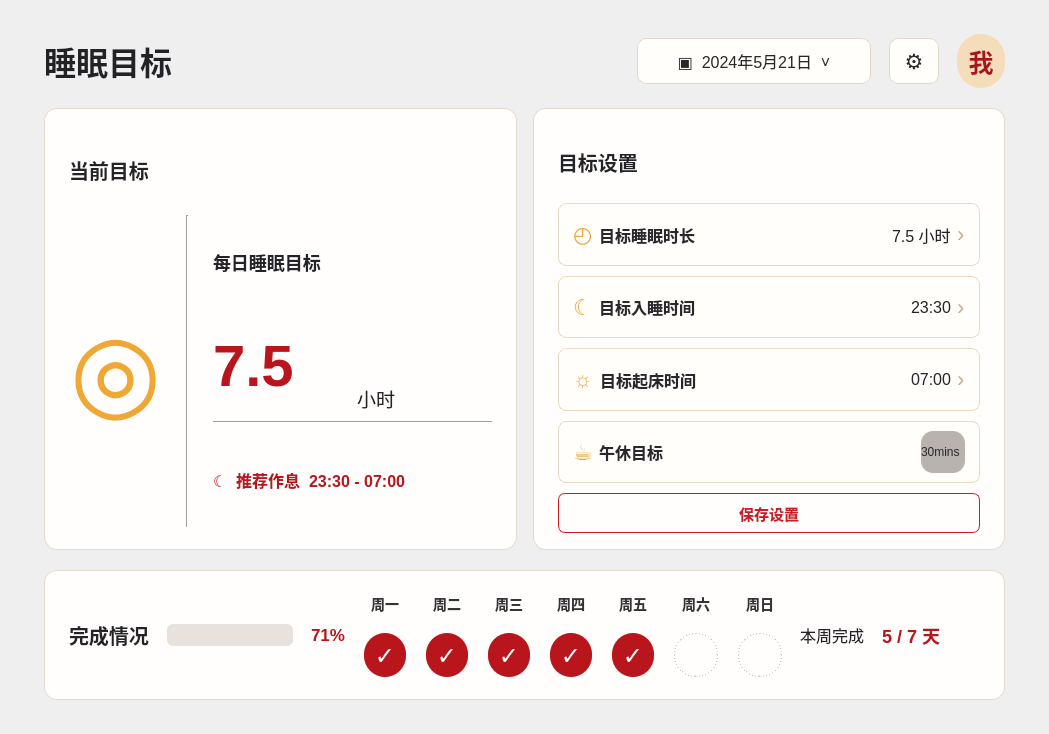
<?xml version="1.0" encoding="UTF-8"?>
<ui version="4.0">
 <class>settingsRow_2</class>
 <widget class="QWidget" name="settingsRow_2">
  <property name="geometry">
   <rect>
    <x>0</x>
    <y>0</y>
    <width>1049</width>
    <height>734</height>
   </rect>
  </property>
  <property name="minimumSize">
   <size>
    <width>940</width>
    <height>640</height>
   </size>
  </property>
  <property name="windowTitle">
   <string>睡眠目标</string>
  </property>
  <property name="styleSheet">
   <string notr="true">#Form {
    background: #fffdf9;
    color: #25252a;
    font-family: &quot;Microsoft YaHei UI&quot;, &quot;Microsoft YaHei&quot;, sans-serif;
}

QLabel {
    color: #28272c;
    font-family: &quot;Microsoft YaHei UI&quot;, &quot;Microsoft YaHei&quot;, sans-serif;
}

#label {
    color: #222226;
    font-size: 32px;
    font-weight: 800;
}

#dateButton,
#settingsButton {
    min-height: 44px;
    border: 1px solid #e4d8cb;
    border-radius: 9px;
    background: #fffefa;
    color: #29272a;
    font-size: 16px;
}

#dateButton {
    min-width: 196px;
    padding: 0 18px;
}

#settingsButton {
    min-width: 48px;
    font-size: 21px;
}

#dateButton:hover,
#settingsButton:hover {
    border-color: #cfb99c;
    background: #fff8ed;
}

#avatarLabel {
    min-width: 48px;
    min-height: 48px;
    border-radius: 24px;
    background: #f6ddba;
    color: #a9141c;
    font-size: 25px;
    font-weight: 700;
}

#currentGoalFrame,
#settingsFrame,
#goalListFrame,
#completionFrame {
    background: #fffefd;
    border: 1px solid #e5d9cc;
    border-radius: 13px;
}

#cardTitle,
#cardTitle_2,
#cardTitle_3,
#cardTitle_4 {
    color: #242328;
    font-size: 20px;
    font-weight: 800;
}

#targetIcon {
    color: #efa735;
    font-size: 105px;
    font-weight: 900;
}

#goalNameLabel {
    color: #242328;
    font-size: 18px;
    font-weight: 800;
}

#goalValueLabel {
    color: #b8151d;
    font-size: 58px;
    font-weight: 900;
}

#goalUnitLabel {
    color: #242328;
    font-size: 19px;
}

#recommendLabel {
    color: #b8151d;
    font-size: 16px;
    font-weight: 700;
}

#mutedLabel,
#mutedLabel_2,
#mutedLabel_3 {
    color: #8a817a;
    font-size: 14px;
}

#settingRow,
#settingRow_2,
#settingRow_3,
#settingRow_4,
#goalRow,
#goalRow_2,
#goalRow_3 {
    background: #fffefa;
    border: 1px solid #ead9c5;
    border-radius: 8px;
}

#settingIcon,
#settingIcon_2,
#settingIcon_3,
#settingIcon_4 {
    color: #eba73b;
    font-size: 22px;
    font-weight: 800;
}

#settingName,
#settingName_2,
#settingName_3,
#settingName_4,
#goalRowName,
#goalRowName_2,
#goalRowName_3 {
    color: #28272c;
    font-size: 16px;
    font-weight: 700;
}

#settingValue,
#settingValue_2,
#settingValue_3 {
    color: #242328;
    font-size: 16px;
}

#chevronLabel,
#chevronLabel_2,
#chevronLabel_3,
#durationBtn,
#startTimeBtn {
    color: #c7ac91;
    font-size: 22px;
}

#toggleTrack {
    min-width: 44px;
    min-height: 24px;
    border-radius: 12px;
    background: #b9b2ad;
}

#saveButton,
#newGoalButton {
    min-width: 150px;
    min-height: 38px;
    border: 1px solid #c91d25;
    border-radius: 7px;
    background: #fffefd;
    color: #c91d25;
    font-size: 15px;
    font-weight: 800;
}

#saveButton:hover,
#newGoalButton:hover {
    background: #fff2ee;
}

#tableHeader,
#tableHeader_2,
#tableHeader_3 {
    color: #5a5350;
    font-size: 14px;
    font-weight: 700;
}

#goalIcon,
#goalIcon_2,
#goalIcon_3 {
    color: #9c6735;
    font-size: 22px;
}

#goalTime,
#goalTime_2,
#goalTime_3,
#goalRest,
#goalRest_2,
#goalRest_3 {
    color: #242328;
    font-size: 15px;
}

#moreLabel,
#moreLabel_2,
#moreLabel_3 {
    color: #9d918b;
    font-size: 18px;
    font-weight: 800;
}

#weekText {
    color: #242328;
    font-size: 16px;
}

#weekTextStrong {
    color: #b8151d;
    font-size: 18px;
    font-weight: 900;
}

#dayLabel,
#dayLabel_2,
#dayLabel_3,
#dayLabel_4,
#dayLabel_5,
#dayLabel_6,
#dayLabel_7 {
    color: #363236;
    font-size: 14px;
    font-weight: 700;
}

#doneDot,
#doneDot_2,
#doneDot_3,
#doneDot_4,
#doneDot_5 {
    min-width: 42px;
    min-height: 42px;
    border-radius: 21px;
    background: #b8151d;
    color: #ffffff;
    font-size: 24px;
    font-weight: 900;
}

#emptyDot,
#emptyDot_2 {
    min-width: 42px;
    min-height: 42px;
    border: 1px dashed #cdb9aa;
    border-radius: 21px;
    background: #fffefd;
    color: #cdb9aa;
}

#progressBar {
    min-height: 12px;
    border: none;
    border-radius: 6px;
    background: #e8e1dc;
    text-align: center;
}

#progressBar::chunk {
    border-radius: 6px;
    background: qlineargradient(x1:0, y1:0, x2:1, y2:0,
        stop:0 #eda235, stop:1 #f3bb57);
}

#percentLabel {
    color: #b8151d;
    font-size: 17px;
    font-weight: 900;
}</string>
  </property>
  <layout class="QVBoxLayout" name="verticalLayout" stretch="0,0,0">
   <property name="spacing">
    <number>20</number>
   </property>
   <property name="leftMargin">
    <number>44</number>
   </property>
   <property name="topMargin">
    <number>34</number>
   </property>
   <property name="rightMargin">
    <number>44</number>
   </property>
   <property name="bottomMargin">
    <number>34</number>
   </property>
   <item>
    <layout class="QHBoxLayout" name="horizontalLayout">
     <property name="spacing">
      <number>18</number>
     </property>
     <item>
      <widget class="QLabel" name="label">
       <property name="minimumSize">
        <size>
         <width>170</width>
         <height>54</height>
        </size>
       </property>
       <property name="text">
        <string>睡眠目标</string>
       </property>
       <property name="alignment">
        <set>Qt::AlignmentFlag::AlignLeading|Qt::AlignmentFlag::AlignLeft|Qt::AlignmentFlag::AlignVCenter</set>
       </property>
      </widget>
     </item>
     <item>
      <spacer name="horizontalSpacer">
       <property name="orientation">
        <enum>Qt::Orientation::Horizontal</enum>
       </property>
       <property name="sizeHint" stdset="0">
        <size>
         <width>40</width>
         <height>20</height>
        </size>
       </property>
      </spacer>
     </item>
     <item>
      <widget class="QPushButton" name="dateButton">
       <property name="text">
        <string>▣  2024年5月21日  ˅</string>
       </property>
      </widget>
     </item>
     <item>
      <widget class="QPushButton" name="settingsButton">
       <property name="text">
        <string>⚙</string>
       </property>
      </widget>
     </item>
     <item>
      <widget class="QLabel" name="avatarLabel">
       <property name="text">
        <string>我</string>
       </property>
       <property name="alignment">
        <set>Qt::AlignmentFlag::AlignCenter</set>
       </property>
      </widget>
     </item>
    </layout>
   </item>
   <item>
    <layout class="QGridLayout" name="gridLayout">
     <property name="spacing">
      <number>16</number>
     </property>
     <item row="0" column="1">
      <widget class="QFrame" name="settingsFrame">
       <property name="frameShape">
        <enum>QFrame::Shape::NoFrame</enum>
       </property>
       <layout class="QVBoxLayout" name="settingsLayout">
        <property name="spacing">
         <number>10</number>
        </property>
        <property name="leftMargin">
         <number>24</number>
        </property>
        <property name="topMargin">
         <number>22</number>
        </property>
        <property name="rightMargin">
         <number>24</number>
        </property>
        <property name="bottomMargin">
         <number>16</number>
        </property>
        <item>
         <widget class="QLabel" name="cardTitle_2">
          <property name="text">
           <string>目标设置</string>
          </property>
         </widget>
        </item>
        <item>
         <widget class="QFrame" name="settingRow">
          <layout class="QHBoxLayout" name="settingRowLayout">
           <property name="leftMargin">
            <number>14</number>
           </property>
           <property name="rightMargin">
            <number>14</number>
           </property>
           <item>
            <widget class="QLabel" name="settingIcon">
             <property name="text">
              <string>◴</string>
             </property>
            </widget>
           </item>
           <item>
            <widget class="QLabel" name="settingName">
             <property name="text">
              <string>目标睡眠时长</string>
             </property>
            </widget>
           </item>
           <item>
            <spacer name="settingSpacer">
             <property name="orientation">
              <enum>Qt::Orientation::Horizontal</enum>
             </property>
             <property name="sizeHint" stdset="0">
              <size>
               <width>20</width>
               <height>20</height>
              </size>
             </property>
            </spacer>
           </item>
           <item>
            <widget class="QLabel" name="settingValue">
             <property name="text">
              <string>7.5 小时</string>
             </property>
            </widget>
           </item>
           <item>
            <widget class="QLabel" name="durationBtn">
             <property name="text">
              <string>›</string>
             </property>
            </widget>
           </item>
          </layout>
         </widget>
        </item>
        <item>
         <widget class="QFrame" name="settingRow_2">
          <layout class="QHBoxLayout" name="settingRowLayout_2">
           <property name="leftMargin">
            <number>14</number>
           </property>
           <property name="rightMargin">
            <number>14</number>
           </property>
           <item>
            <widget class="QLabel" name="settingIcon_2">
             <property name="text">
              <string>☾</string>
             </property>
            </widget>
           </item>
           <item>
            <widget class="QLabel" name="settingName_2">
             <property name="text">
              <string>目标入睡时间</string>
             </property>
            </widget>
           </item>
           <item>
            <spacer name="settingSpacer_2">
             <property name="orientation">
              <enum>Qt::Orientation::Horizontal</enum>
             </property>
             <property name="sizeHint" stdset="0">
              <size>
               <width>20</width>
               <height>20</height>
              </size>
             </property>
            </spacer>
           </item>
           <item>
            <widget class="QLabel" name="settingValue_2">
             <property name="text">
              <string>23:30</string>
             </property>
            </widget>
           </item>
           <item>
            <widget class="QLabel" name="startTimeBtn">
             <property name="text">
              <string>›</string>
             </property>
            </widget>
           </item>
          </layout>
         </widget>
        </item>
        <item>
         <widget class="QFrame" name="settingRow_3">
          <layout class="QHBoxLayout" name="settingRowLayout_3">
           <property name="leftMargin">
            <number>14</number>
           </property>
           <property name="rightMargin">
            <number>14</number>
           </property>
           <item>
            <widget class="QLabel" name="settingIcon_3">
             <property name="text">
              <string>☼</string>
             </property>
            </widget>
           </item>
           <item>
            <widget class="QLabel" name="settingName_3">
             <property name="text">
              <string>目标起床时间</string>
             </property>
            </widget>
           </item>
           <item>
            <spacer name="settingSpacer_3">
             <property name="orientation">
              <enum>Qt::Orientation::Horizontal</enum>
             </property>
             <property name="sizeHint" stdset="0">
              <size>
               <width>20</width>
               <height>20</height>
              </size>
             </property>
            </spacer>
           </item>
           <item>
            <widget class="QLabel" name="settingValue_3">
             <property name="text">
              <string>07:00</string>
             </property>
            </widget>
           </item>
           <item>
            <widget class="QLabel" name="chevronLabel_3">
             <property name="text">
              <string>›</string>
             </property>
            </widget>
           </item>
          </layout>
         </widget>
        </item>
        <item>
         <widget class="QFrame" name="settingRow_4">
          <layout class="QHBoxLayout" name="settingRowLayout_4">
           <property name="leftMargin">
            <number>14</number>
           </property>
           <property name="rightMargin">
            <number>14</number>
           </property>
           <item>
            <widget class="QLabel" name="settingIcon_4">
             <property name="text">
              <string>☕</string>
             </property>
            </widget>
           </item>
           <item>
            <widget class="QLabel" name="settingName_4">
             <property name="text">
              <string>午休目标</string>
             </property>
            </widget>
           </item>
           <item>
            <spacer name="settingSpacer_4">
             <property name="orientation">
              <enum>Qt::Orientation::Horizontal</enum>
             </property>
             <property name="sizeHint" stdset="0">
              <size>
               <width>20</width>
               <height>20</height>
              </size>
             </property>
            </spacer>
           </item>
           <item>
            <widget class="QLabel" name="toggleTrack">
             <property name="text">
              <string>30mins</string>
             </property>
            </widget>
           </item>
          </layout>
         </widget>
        </item>
        <item>
         <widget class="QPushButton" name="saveButton">
          <property name="text">
           <string>保存设置</string>
          </property>
         </widget>
        </item>
       </layout>
      </widget>
     </item>
     <item row="0" column="0">
      <widget class="QFrame" name="currentGoalFrame">
       <property name="frameShape">
        <enum>QFrame::Shape::NoFrame</enum>
       </property>
       <layout class="QVBoxLayout" name="currentGoalLayout" stretch="1,4">
        <property name="leftMargin">
         <number>24</number>
        </property>
        <property name="topMargin">
         <number>22</number>
        </property>
        <property name="rightMargin">
         <number>24</number>
        </property>
        <property name="bottomMargin">
         <number>22</number>
        </property>
        <item>
         <widget class="QLabel" name="cardTitle">
          <property name="sizePolicy">
           <sizepolicy hsizetype="Preferred" vsizetype="Preferred">
            <horstretch>0</horstretch>
            <verstretch>0</verstretch>
           </sizepolicy>
          </property>
          <property name="text">
           <string>当前目标</string>
          </property>
         </widget>
        </item>
        <item>
         <layout class="QHBoxLayout" name="currentGoalContent" stretch="1,0,3">
          <property name="spacing">
           <number>24</number>
          </property>
          <item>
           <widget class="QLabel" name="targetIcon">
            <property name="text">
             <string>◎</string>
            </property>
            <property name="alignment">
             <set>Qt::AlignmentFlag::AlignCenter</set>
            </property>
           </widget>
          </item>
          <item>
           <widget class="Line" name="line">
            <property name="orientation">
             <enum>Qt::Orientation::Vertical</enum>
            </property>
           </widget>
          </item>
          <item>
           <layout class="QVBoxLayout" name="goalTextLayout">
            <property name="spacing">
             <number>8</number>
            </property>
            <item>
             <widget class="QLabel" name="goalNameLabel">
              <property name="text">
               <string>每日睡眠目标</string>
              </property>
             </widget>
            </item>
            <item>
             <layout class="QHBoxLayout" name="goalValueLayout" stretch="0,0">
              <item>
               <widget class="QLabel" name="goalValueLabel">
                <property name="text">
                 <string>7.5</string>
                </property>
               </widget>
              </item>
              <item>
               <widget class="QLabel" name="goalUnitLabel">
                <property name="text">
                 <string>小时</string>
                </property>
                <property name="alignment">
                 <set>Qt::AlignmentFlag::AlignBottom|Qt::AlignmentFlag::AlignLeading|Qt::AlignmentFlag::AlignLeft</set>
                </property>
               </widget>
              </item>
             </layout>
            </item>
            <item>
             <widget class="Line" name="line_2">
              <property name="orientation">
               <enum>Qt::Orientation::Horizontal</enum>
              </property>
             </widget>
            </item>
            <item>
             <widget class="QLabel" name="recommendLabel">
              <property name="text">
               <string>☾  推荐作息  23:30 - 07:00</string>
              </property>
             </widget>
            </item>
           </layout>
          </item>
         </layout>
        </item>
       </layout>
      </widget>
     </item>
    </layout>
   </item>
   <item>
    <widget class="QFrame" name="completionFrame">
     <property name="frameShape">
      <enum>QFrame::Shape::NoFrame</enum>
     </property>
     <layout class="QHBoxLayout" name="horizontalLayout_2">
      <property name="spacing">
       <number>18</number>
      </property>
      <property name="leftMargin">
       <number>24</number>
      </property>
      <property name="topMargin">
       <number>22</number>
      </property>
      <property name="rightMargin">
       <number>24</number>
      </property>
      <property name="bottomMargin">
       <number>22</number>
      </property>
      <item>
       <widget class="QLabel" name="cardTitle_4">
        <property name="text">
         <string>完成情况</string>
        </property>
       </widget>
      </item>
      <item>
       <layout class="QHBoxLayout" name="progressLayout">
        <item>
         <widget class="QProgressBar" name="progressBar">
          <property name="value">
           <number>71</number>
          </property>
          <property name="textVisible">
           <bool>false</bool>
          </property>
         </widget>
        </item>
        <item>
         <widget class="QLabel" name="percentLabel">
          <property name="text">
           <string>71%</string>
          </property>
         </widget>
        </item>
       </layout>
      </item>
      <item>
       <layout class="QGridLayout" name="daysLayout">
        <property name="horizontalSpacing">
         <number>20</number>
        </property>
        <item row="0" column="0">
         <widget class="QLabel" name="dayLabel">
          <property name="text">
           <string>周一</string>
          </property>
          <property name="alignment">
           <set>Qt::AlignmentFlag::AlignCenter</set>
          </property>
         </widget>
        </item>
        <item row="0" column="1">
         <widget class="QLabel" name="dayLabel_2">
          <property name="text">
           <string>周二</string>
          </property>
          <property name="alignment">
           <set>Qt::AlignmentFlag::AlignCenter</set>
          </property>
         </widget>
        </item>
        <item row="0" column="2">
         <widget class="QLabel" name="dayLabel_3">
          <property name="text">
           <string>周三</string>
          </property>
          <property name="alignment">
           <set>Qt::AlignmentFlag::AlignCenter</set>
          </property>
         </widget>
        </item>
        <item row="0" column="3">
         <widget class="QLabel" name="dayLabel_4">
          <property name="text">
           <string>周四</string>
          </property>
          <property name="alignment">
           <set>Qt::AlignmentFlag::AlignCenter</set>
          </property>
         </widget>
        </item>
        <item row="0" column="4">
         <widget class="QLabel" name="dayLabel_5">
          <property name="text">
           <string>周五</string>
          </property>
          <property name="alignment">
           <set>Qt::AlignmentFlag::AlignCenter</set>
          </property>
         </widget>
        </item>
        <item row="0" column="5">
         <widget class="QLabel" name="dayLabel_6">
          <property name="text">
           <string>周六</string>
          </property>
          <property name="alignment">
           <set>Qt::AlignmentFlag::AlignCenter</set>
          </property>
         </widget>
        </item>
        <item row="0" column="6">
         <widget class="QLabel" name="dayLabel_7">
          <property name="text">
           <string>周日</string>
          </property>
          <property name="alignment">
           <set>Qt::AlignmentFlag::AlignCenter</set>
          </property>
         </widget>
        </item>
        <item row="1" column="0">
         <widget class="QLabel" name="doneDot">
          <property name="text">
           <string>✓</string>
          </property>
          <property name="alignment">
           <set>Qt::AlignmentFlag::AlignCenter</set>
          </property>
         </widget>
        </item>
        <item row="1" column="1">
         <widget class="QLabel" name="doneDot_2">
          <property name="text">
           <string>✓</string>
          </property>
          <property name="alignment">
           <set>Qt::AlignmentFlag::AlignCenter</set>
          </property>
         </widget>
        </item>
        <item row="1" column="2">
         <widget class="QLabel" name="doneDot_3">
          <property name="text">
           <string>✓</string>
          </property>
          <property name="alignment">
           <set>Qt::AlignmentFlag::AlignCenter</set>
          </property>
         </widget>
        </item>
        <item row="1" column="3">
         <widget class="QLabel" name="doneDot_4">
          <property name="text">
           <string>✓</string>
          </property>
          <property name="alignment">
           <set>Qt::AlignmentFlag::AlignCenter</set>
          </property>
         </widget>
        </item>
        <item row="1" column="4">
         <widget class="QLabel" name="doneDot_5">
          <property name="text">
           <string>✓</string>
          </property>
          <property name="alignment">
           <set>Qt::AlignmentFlag::AlignCenter</set>
          </property>
         </widget>
        </item>
        <item row="1" column="5">
         <widget class="QLabel" name="emptyDot">
          <property name="text">
           <string/>
          </property>
         </widget>
        </item>
        <item row="1" column="6">
         <widget class="QLabel" name="emptyDot_2">
          <property name="text">
           <string/>
          </property>
         </widget>
        </item>
       </layout>
      </item>
      <item>
       <layout class="QHBoxLayout" name="weekSummaryLayout">
        <item>
         <widget class="QLabel" name="weekText">
          <property name="text">
           <string>本周完成</string>
          </property>
         </widget>
        </item>
        <item>
         <widget class="QLabel" name="weekTextStrong">
          <property name="text">
           <string>5 / 7 天</string>
          </property>
         </widget>
        </item>
        <item>
         <spacer name="weekSpacer">
          <property name="orientation">
           <enum>Qt::Orientation::Horizontal</enum>
          </property>
          <property name="sizeHint" stdset="0">
           <size>
            <width>40</width>
            <height>20</height>
           </size>
          </property>
         </spacer>
        </item>
       </layout>
      </item>
     </layout>
    </widget>
   </item>
  </layout>
 </widget>
 <resources/>
 <connections/>
</ui>
